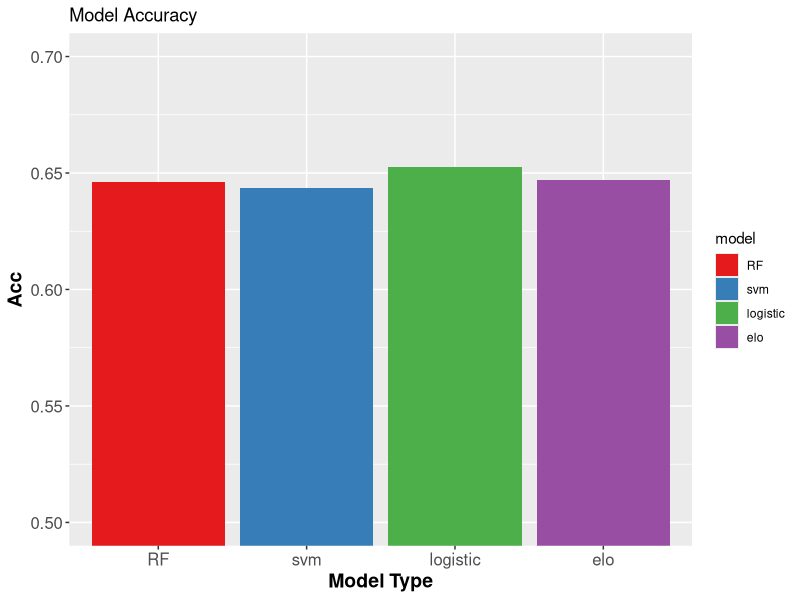
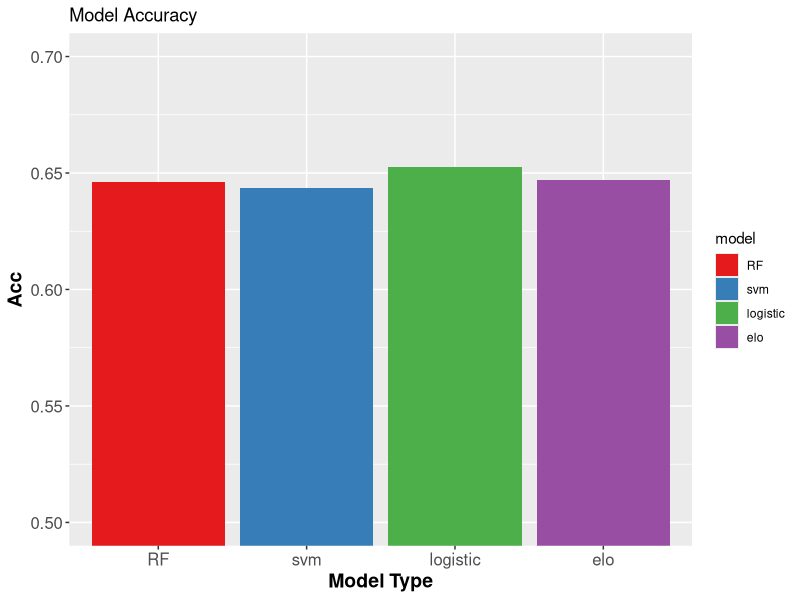

Recreate these plots in R, in order.
library(ggplot2)
acc = c(0.64634146341463417,0.64349593495934965,0.65243902439024393,0.64715447154471539)
model = c('RF', 'svm','logistic', 'elo')
acc_df = data.frame(model, acc)
acc_df$model <- factor(acc_df$model, levels = unique(acc_df$model))
ggplot(acc_df, aes(x=model, y=acc, fill=model)) +
  geom_bar(stat="identity") +
  scale_fill_brewer(palette="Set1") +
  labs(x = "Model Type", y="Acc", title="Model Accuracy") +
  coord_cartesian(ylim = c(0.5, 0.7)) +
  theme(axis.text=element_text(size=12),
        axis.title=element_text(size=14,face="bold"))
ggsave("acc_plot.png")
